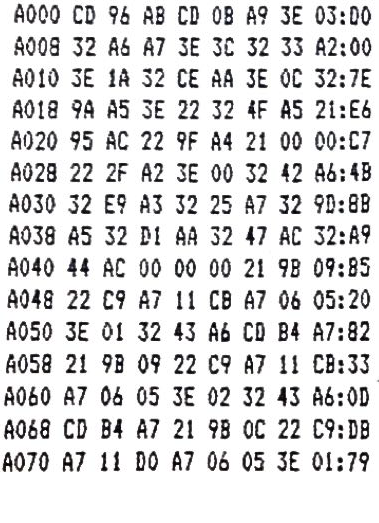
#> input picture heli_adv/1.png, 379 x 523 px; its folder holds 4 pictures in this run
$ python png2mcode.py
#> lines starting #> are read from the running program, lines starting #| are printed output that depends on the picture; after the words box and inside, x2 and y2 are one past the last pixel; in counts of white or black regions, pixels touching at a corner belong together
import re
from PIL import Image
import pytesseract
import pandas as pd

'''
Usage:
--psm <number>

eg. --psm 6

Page segmentation modes:
  0    Orientation and script detection (OSD) only.
  1    Automatic page segmentation with OSD.
  2    Automatic page segmentation, but no OSD, or OCR.
  3    Fully automatic page segmentation, but no OSD. (Default)
  4    Assume a single column of text of variable sizes.
  5    Assume a single uniform block of vertically aligned text.
  6    Assume a single uniform block of text.
  7    Treat the image as a single text line.
  8    Treat the image as a single word.
  9    Treat the image as a single word in a circle.
 10    Treat the image as a single character.
 11    Sparse text. Find as much text as possible in no particular order.
 12    Sparse text with OSD.
 13    Raw line. Treat the image as a single text line,
                        bypassing hacks that are Tesseract-specific.
'''

#f = input('Enter file name: ')
import sys

if len(sys.argv) > 1:
    imgfiles = sys.argv[1:]
else:
    imgfiles = [f'{i}.png' for i in range(1,16)]

configs = ['--oem 3 --psm 4 -c tessedit_char_blacklist="@?" -c tessedit_char_whitelist="0123456789ABCDEF: "'] # '--psm 6 tessedit_char_whitelist=0123456789ABCDEF:']
concat_items = []

# common_pattern = input('Enter common pattern: ')
# len_item = 11
import cv2, numpy as np
from PIL import Image, ImageDraw, ImageFont
font = ImageFont.truetype('/usr/share/fonts/truetype/dejavu/DejaVuSans-Bold.ttf', 20)
for config in configs:
    print(f'Config: {config}')
    for f in imgfiles:
        img  = cv2.imread(f)
#> img is the input picture: shape (523, 379, 3); mean B, G, R 219.6, 219.1, 219.4
        # img  = cv2.cvtColor(img_cv, cv2.COLOR_BGR2RGB)
        img = cv2.resize(img, None, fx=2, fy=2, interpolation=cv2.INTER_CUBIC)
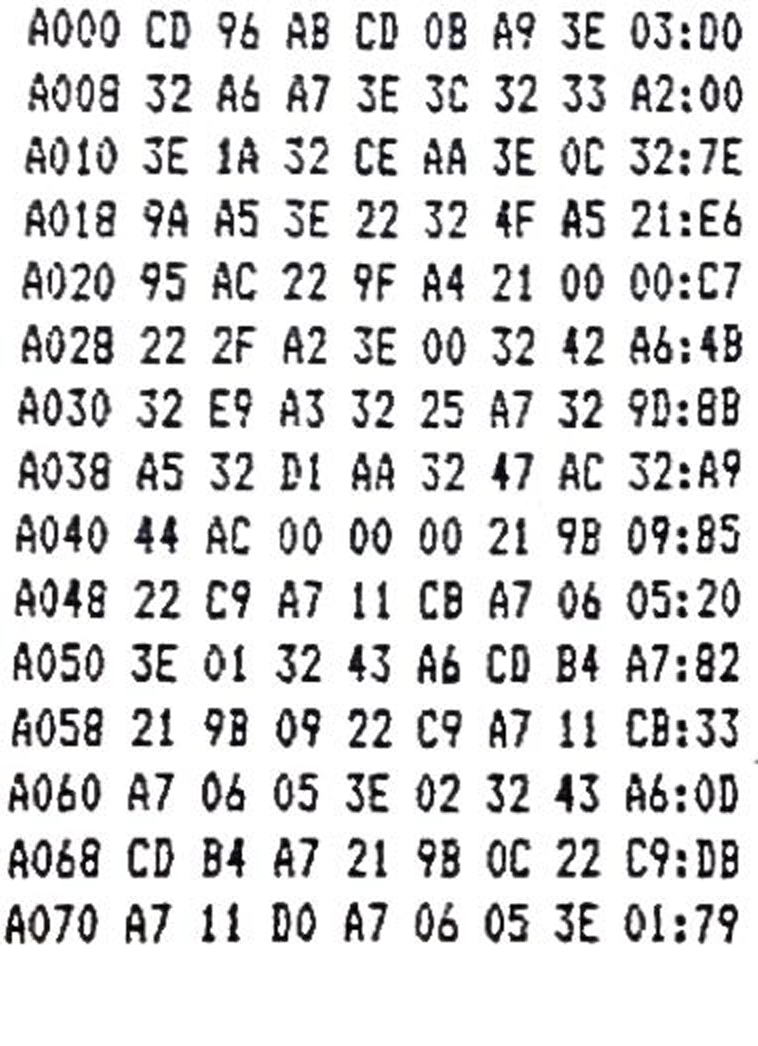
#> img: shape (1046, 758, 3); mean B, G, R 219.1, 218.6, 218.9

        img = cv2.cvtColor(img, cv2.COLOR_BGR2GRAY)
#> img: shape (1046, 758)

        kernel = np.ones((1,1), np.uint8)
        img = cv2.dilate(img, kernel, iterations=1)
        img = cv2.erode(img, kernel, iterations=1)

        img = cv2.threshold(cv2.medianBlur(img, 3), 0, 255, cv2.THRESH_BINARY + cv2.THRESH_OTSU)[1]
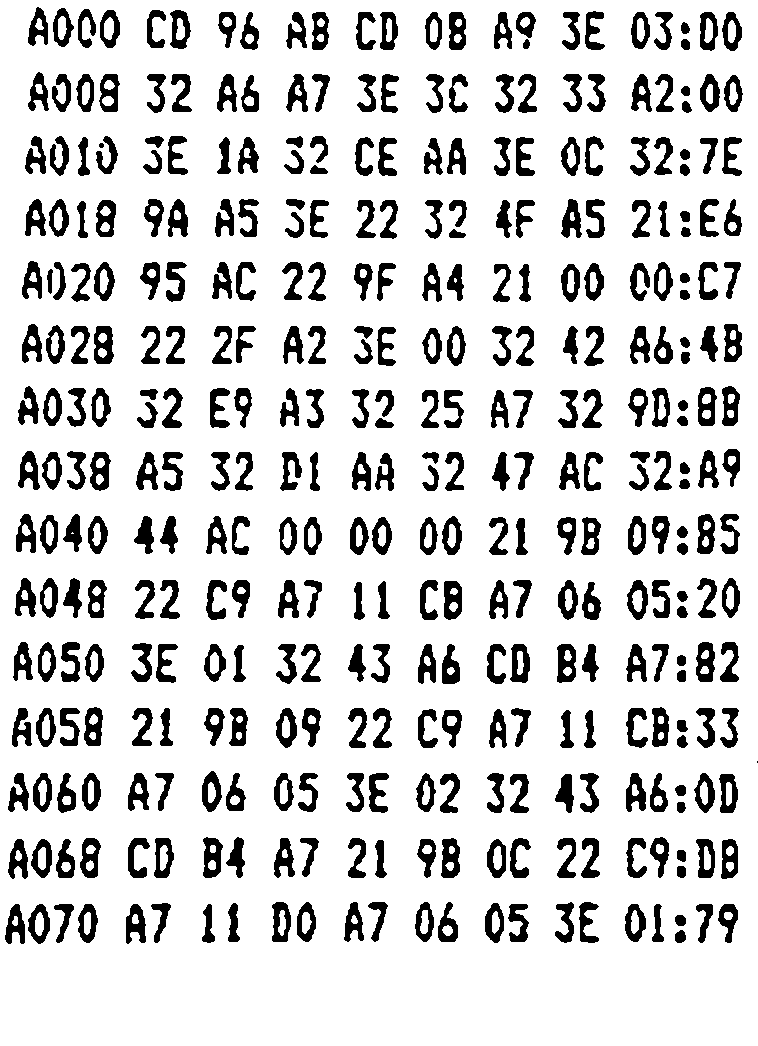
#> img: shape (1046, 758); 83.3% white; 374 black regions (1 under 20 px), largest, box (x1, y1, x2, y2) and area: (441, 838, 460, 878) 540, (203, 837, 223, 878) 537, (557, 644, 576, 683) 531

        oimg = Image.fromarray(img).convert("RGB")

#> (the run stopped early here; a loop or call above may not have finished)
